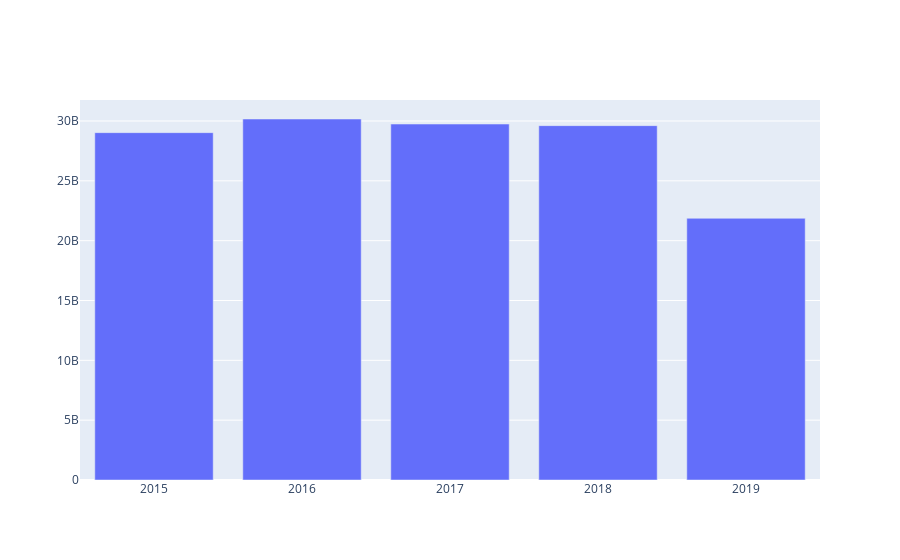

This figure's notebook cell:
### Code cell
worldwide_revenue_plot = go.Figure([go.Bar(x=x_sum, y=y_sum)])
worldwide_revenue_plot.show()

### Figure 1 — Plotly figure (JSON) as saved in the notebook; plotly's stock layout.template omitted (floating-point values rounded to 4 significant figures)
{"data": [{"type": "bar", "x": [2015, 2016, 2017, 2018, 2019], "y": [29027939080, 30168292199, 29745029324, 29613320337, 21869483469]}], "layout": {}}
